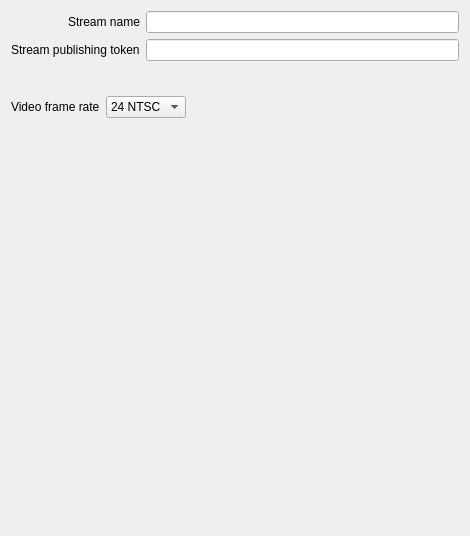
<?xml version="1.0" encoding="UTF-8"?>
<ui version="4.0">
 <class>SetCustomParametersPage</class>
 <widget class="QWidget" name="SetCustomParametersPage">
  <property name="geometry">
   <rect>
    <x>0</x>
    <y>0</y>
    <width>470</width>
    <height>536</height>
   </rect>
  </property>
  <property name="windowTitle">
   <string notr="true"/>
  </property>
  <layout class="QVBoxLayout" name="verticalLayout">
   <item>
    <layout class="QFormLayout" name="formLayout_2">
     <property name="fieldGrowthPolicy">
      <enum>QFormLayout::ExpandingFieldsGrow</enum>
     </property>
     <property name="labelAlignment">
      <set>Qt::AlignRight|Qt::AlignTrailing|Qt::AlignVCenter</set>
     </property>
     <item row="1" column="0">
      <widget class="QLabel" name="label_stream_name">
       <property name="text">
        <string>Stream name</string>
       </property>
      </widget>
     </item>
     <item row="3" column="0">
      <widget class="QLabel" name="label_publishing_token">
       <property name="text">
        <string>Stream publishing token</string>
       </property>
      </widget>
     </item>
     <item row="4" column="0">
      <spacer name="horizontalSpacer">
       <property name="orientation">
        <enum>Qt::Horizontal</enum>
       </property>
       <property name="sizeType">
        <enum>QSizePolicy::Fixed</enum>
       </property>
       <property name="sizeHint" stdset="0">
        <size>
         <width>87</width>
         <height>17</height>
        </size>
       </property>
      </spacer>
     </item>
     <item row="1" column="1">
      <widget class="QLineEdit" name="stream_name"/>
     </item>
     <item row="3" column="1">
      <widget class="QLineEdit" name="publishing_token"/>
     </item>
    </layout>
   </item>
   <item>
    <layout class="QFormLayout" name="formLayout_3">
     <property name="fieldGrowthPolicy">
      <enum>QFormLayout::ExpandingFieldsGrow</enum>
     </property>
     <property name="labelAlignment">
      <set>Qt::AlignRight|Qt::AlignTrailing|Qt::AlignVCenter</set>
     </property>
     <item row="0" column="1">
      <layout class="QVBoxLayout" name="verticalLayout_3"/>
     </item>
     <item row="4" column="0">
      <spacer name="horizontalSpacer_2">
       <property name="orientation">
        <enum>Qt::Horizontal</enum>
       </property>
       <property name="sizeType">
        <enum>QSizePolicy::Fixed</enum>
       </property>
       <property name="sizeHint" stdset="0">
        <size>
         <width>87</width>
         <height>17</height>
        </size>
       </property>
      </spacer>
     </item>
     <item row="1" column="0">
      <widget class="QLabel" name="label">
       <property name="text">
        <string>Video frame rate</string>
       </property>
       <property name="buddy">
        <cstring>video_frame_rate</cstring>
       </property>
      </widget>
     </item>
     <item row="1" column="1">
      <widget class="QComboBox" name="video_frame_rate">
       <property name="currentText">
        <string notr="true">24 NTSC</string>
       </property>
       <property name="currentIndex">
        <number>0</number>
       </property>
       <item>
        <property name="text">
         <string>24 NTSC</string>
        </property>
       </item>
       <item>
        <property name="text">
         <string>25 PAL</string>
        </property>
       </item>
       <item>
        <property name="text">
         <string notr="true">29.97</string>
        </property>
       </item>
       <item>
        <property name="text">
         <string notr="true">30</string>
        </property>
       </item>
      </widget>
     </item>
    </layout>
   </item>
   <item>
    <spacer name="verticalSpacer">
     <property name="orientation">
      <enum>Qt::Vertical</enum>
     </property>
     <property name="sizeHint" stdset="0">
      <size>
       <width>20</width>
       <height>40</height>
      </size>
     </property>
    </spacer>
   </item>
  </layout>
 </widget>
 <resources/>
 <connections/>
 <buttongroups>
  <buttongroup name="frame_rate_button_group"/>
 </buttongroups>
</ui>
